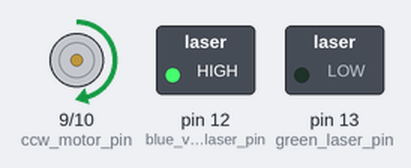
The sketch below on a simulated Arduino Uno, built with avr-gcc and run on an emulated ATmega328P. Shown: motor-driver pin pairs drawn as motors (green arrow = first pin HIGH = forward, orange = second pin HIGH = backward, longer = more drive), switched loads named in the sketch (green lamp = pin HIGH). Random numbers use the default seed unless the sketch sets one.

Above: at 0.1 s.
At 19.06 s:
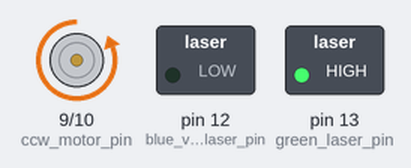
At 19.9 s:
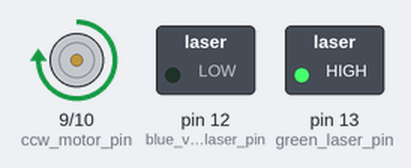
At 33.86 s:
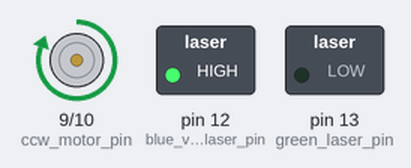
At 39.81 s:
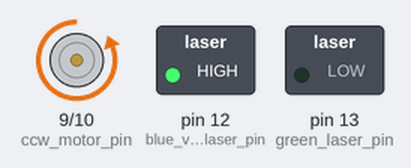
Timing chart, 0 to 40.0 s (numbered marks = the images above):
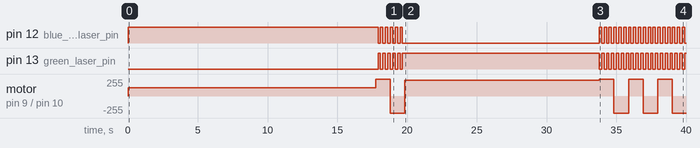

The sketch:

theia.ino
```cpp
/*   -----------------------------------------------------------
     |  Theia Music Visualizer Code for Arduino                |
     -----------------------------------------------------------

     Some code was modified from http://ardx.org/CIRC03
*/

int ccw_motor_pin = 9;
int cw_motor_pin = 10;

int blue_violet_laser_pin = 12;

int green_laser_pin = 13;

int current_motor_pin = ccw_motor_pin;

int MIN_MOTOR_SPEED = 115;
int MAX_MOTOR_SPEED = 255;

int STROBE_DELAY = 175;

/*
   setup() - this function runs once when you turn your Arduino on
*/
void setup()
{
  pinMode(ccw_motor_pin, OUTPUT);
  pinMode(cw_motor_pin, OUTPUT);
  pinMode(blue_violet_laser_pin, OUTPUT);
  pinMode(green_laser_pin, OUTPUT);
  digitalWrite(ccw_motor_pin, LOW);
  digitalWrite(cw_motor_pin, LOW);

  digitalWrite(blue_violet_laser_pin, HIGH);
  digitalWrite(green_laser_pin, LOW);
}


void loop()
{
  //motorOnThenOff();
  //motorOnThenOffWithSpeed();
  //motorAcceleration();

  motorAccelerationRandom();

  int spins = random(0, 7);
  for (int i = 0; i < spins; i++) {
    spinShape();
  }
}

void strobeLasers() {
  digitalWrite(blue_violet_laser_pin, HIGH);
  digitalWrite(green_laser_pin, LOW);
  delay(STROBE_DELAY);
  digitalWrite(blue_violet_laser_pin, LOW);
  digitalWrite(green_laser_pin, HIGH);
  delay(STROBE_DELAY);
}

/*
   motorOnThenOff() - turns motor on then off
   (notice this code is identical to the code we used for
   the blinking LED)
*/
void motorOnThenOff() {
  int onTime = 2500;  //the number of milliseconds for the motor to turn on for
  int offTime = 1000; //the number of milliseconds for the motor to turn off for

  digitalWrite(current_motor_pin, HIGH); // turns the motor On
  delay(onTime);                // waits for onTime milliseconds
  digitalWrite(current_motor_pin, LOW);  // turns the motor Off
  delay(offTime);               // waits for offTime milliseconds
}

/*
   motorOnThenOffWithSpeed() - turns motor on then off but uses speed values as well
   (notice this code is identical to the code we used for
   the blinking LED)
*/
void motorOnThenOffWithSpeed() {

  int onSpeed = 200;  // a number between 0 (stopped) and 255 (full speed)
  int onTime = 2500;  //the number of milliseconds for the motor to turn on for

  int offSpeed = 50;  // a number between 0 (stopped) and 255 (full speed)
  int offTime = 1000; //the number of milliseconds for the motor to turn off for

  analogWrite(current_motor_pin, onSpeed);   // turns the motor On
  delay(onTime);                    // waits for onTime milliseconds
  analogWrite(current_motor_pin, offSpeed);  // turns the motor Off
  delay(offTime);                   // waits for offTime milliseconds
}

/*
   motorAcceleration() - accelerates the motor to full speed then
   back down to zero
*/
void motorAcceleration() {
  int delayTime = 100; //milliseconds between each speed step

  //Accelerates the motor
  for (int i = MIN_MOTOR_SPEED; i < 256; i++) { //goes through each speed from 0 to 255
    analogWrite(current_motor_pin, i);   //sets the new speed
    delay(delayTime);           // waits for delayTime milliseconds
  }

  //Decelerates the motor
  for (int i = 255; i >= 45; i--) { //goes through each speed from 255 to 0
    analogWrite(current_motor_pin, i);   //sets the new speed
    delay(delayTime);           // waits for delayTime milliseconds
  }
}

void motorAccelerationRandom() {
  analogWrite(current_motor_pin, random(MIN_MOTOR_SPEED, MAX_MOTOR_SPEED));

  delay(random(7500, 30000));
}

void spinShape() {
  analogWrite(current_motor_pin, MAX_MOTOR_SPEED);

  for (int i = 0; i < 3; i++) {
    strobeLasers();
  }

  swapDirections();
}

void swapDirections() {
  //turn off both parts of H-bridge
  digitalWrite(ccw_motor_pin, LOW);
  digitalWrite(cw_motor_pin, LOW);

  //swap motor pin
  if (current_motor_pin == ccw_motor_pin) {
    current_motor_pin = cw_motor_pin;
  } else {
    current_motor_pin = ccw_motor_pin;
  }

  //turn on appropriate half of h-bridge
  digitalWrite(current_motor_pin, HIGH);
}
```

Measured:
- by itself, pin 12 (blue_violet_laser_pin): goes 5 × (LOW 0.18 s, HIGH 0.18 s), LOW 14.1 s, 17 × (HIGH 0.18 s, LOW 0.18 s), HIGH 0.18 s, then LOW
- by itself, pin 13 (green_laser_pin): goes 5 × (HIGH 0.18 s, LOW 0.18 s), HIGH 14.1 s, 17 × (LOW 0.18 s, HIGH 0.18 s), LOW 0.18 s, then HIGH
- by itself, motor on pin 9 (ccw_motor_pin) / pin 10 (cw_motor_pin): stopped → forward 122/255 at 0.00 s, → forward 255/255 17.7 s later, → backward 255/255 1.1 s later, → forward 233/255 1.1 s later, … (10 changes in this stretch)
